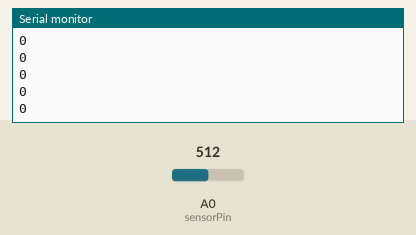
A sketch run on a simulated Arduino Uno, built with avr-gcc and run on an emulated ATmega328P. On the bench: the last lines printed to the serial monitor. The inputs (shaded band) are chosen by the test bench; at power-on: A0 (sensorPin) = 512.

Above: at 1.2 s.
1.3 s: A0 (sensorPin) set to 716
At 1.31 s:
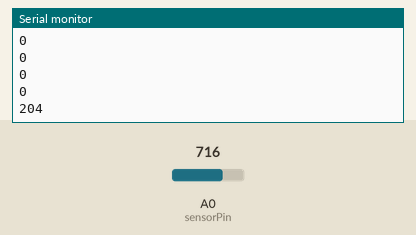
2.8 s: A0 (sensorPin) set to 900
At 2.81 s:
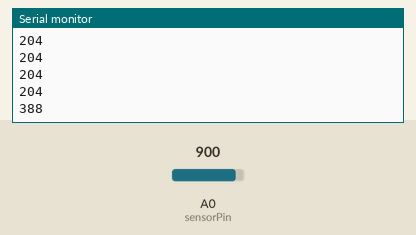
Timing chart, 0 to 5.8 s (numbered marks = the images above; inputs shaded):
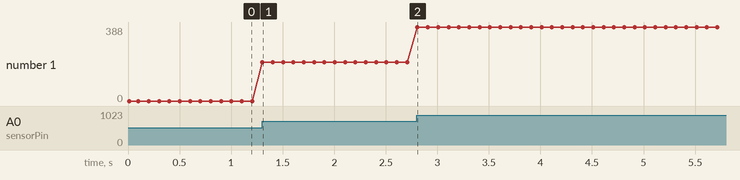

The sketch:

Gubmmiband.ino
```cpp
int sensorPin = A0;
int sensorValue = 0;  // variable to store the value coming from the sensor
int initVal = 0;
void setup() {
  Serial.begin(9600);
  initVal = analogRead(sensorPin);
  Serial.print("Init: ");
  Serial.println(initVal);
}

void loop() {
  // read the value from the sensor:
  //Serial.println(analogRead(sensorPin));
  sensorValue = analogRead(sensorPin) - initVal;

    Serial.println(sensorValue);


  delay(100);
}
```

Measured:
- after the input at 1.3 s, the serial monitor: prints a new line at once (image 1)
- after the input at 2.8 s, the serial monitor: prints a new line at once (image 2)
- plotted number 1: 0 → 204 after the input at 1.3 s, 204 → 388 after the input at 2.8 s
